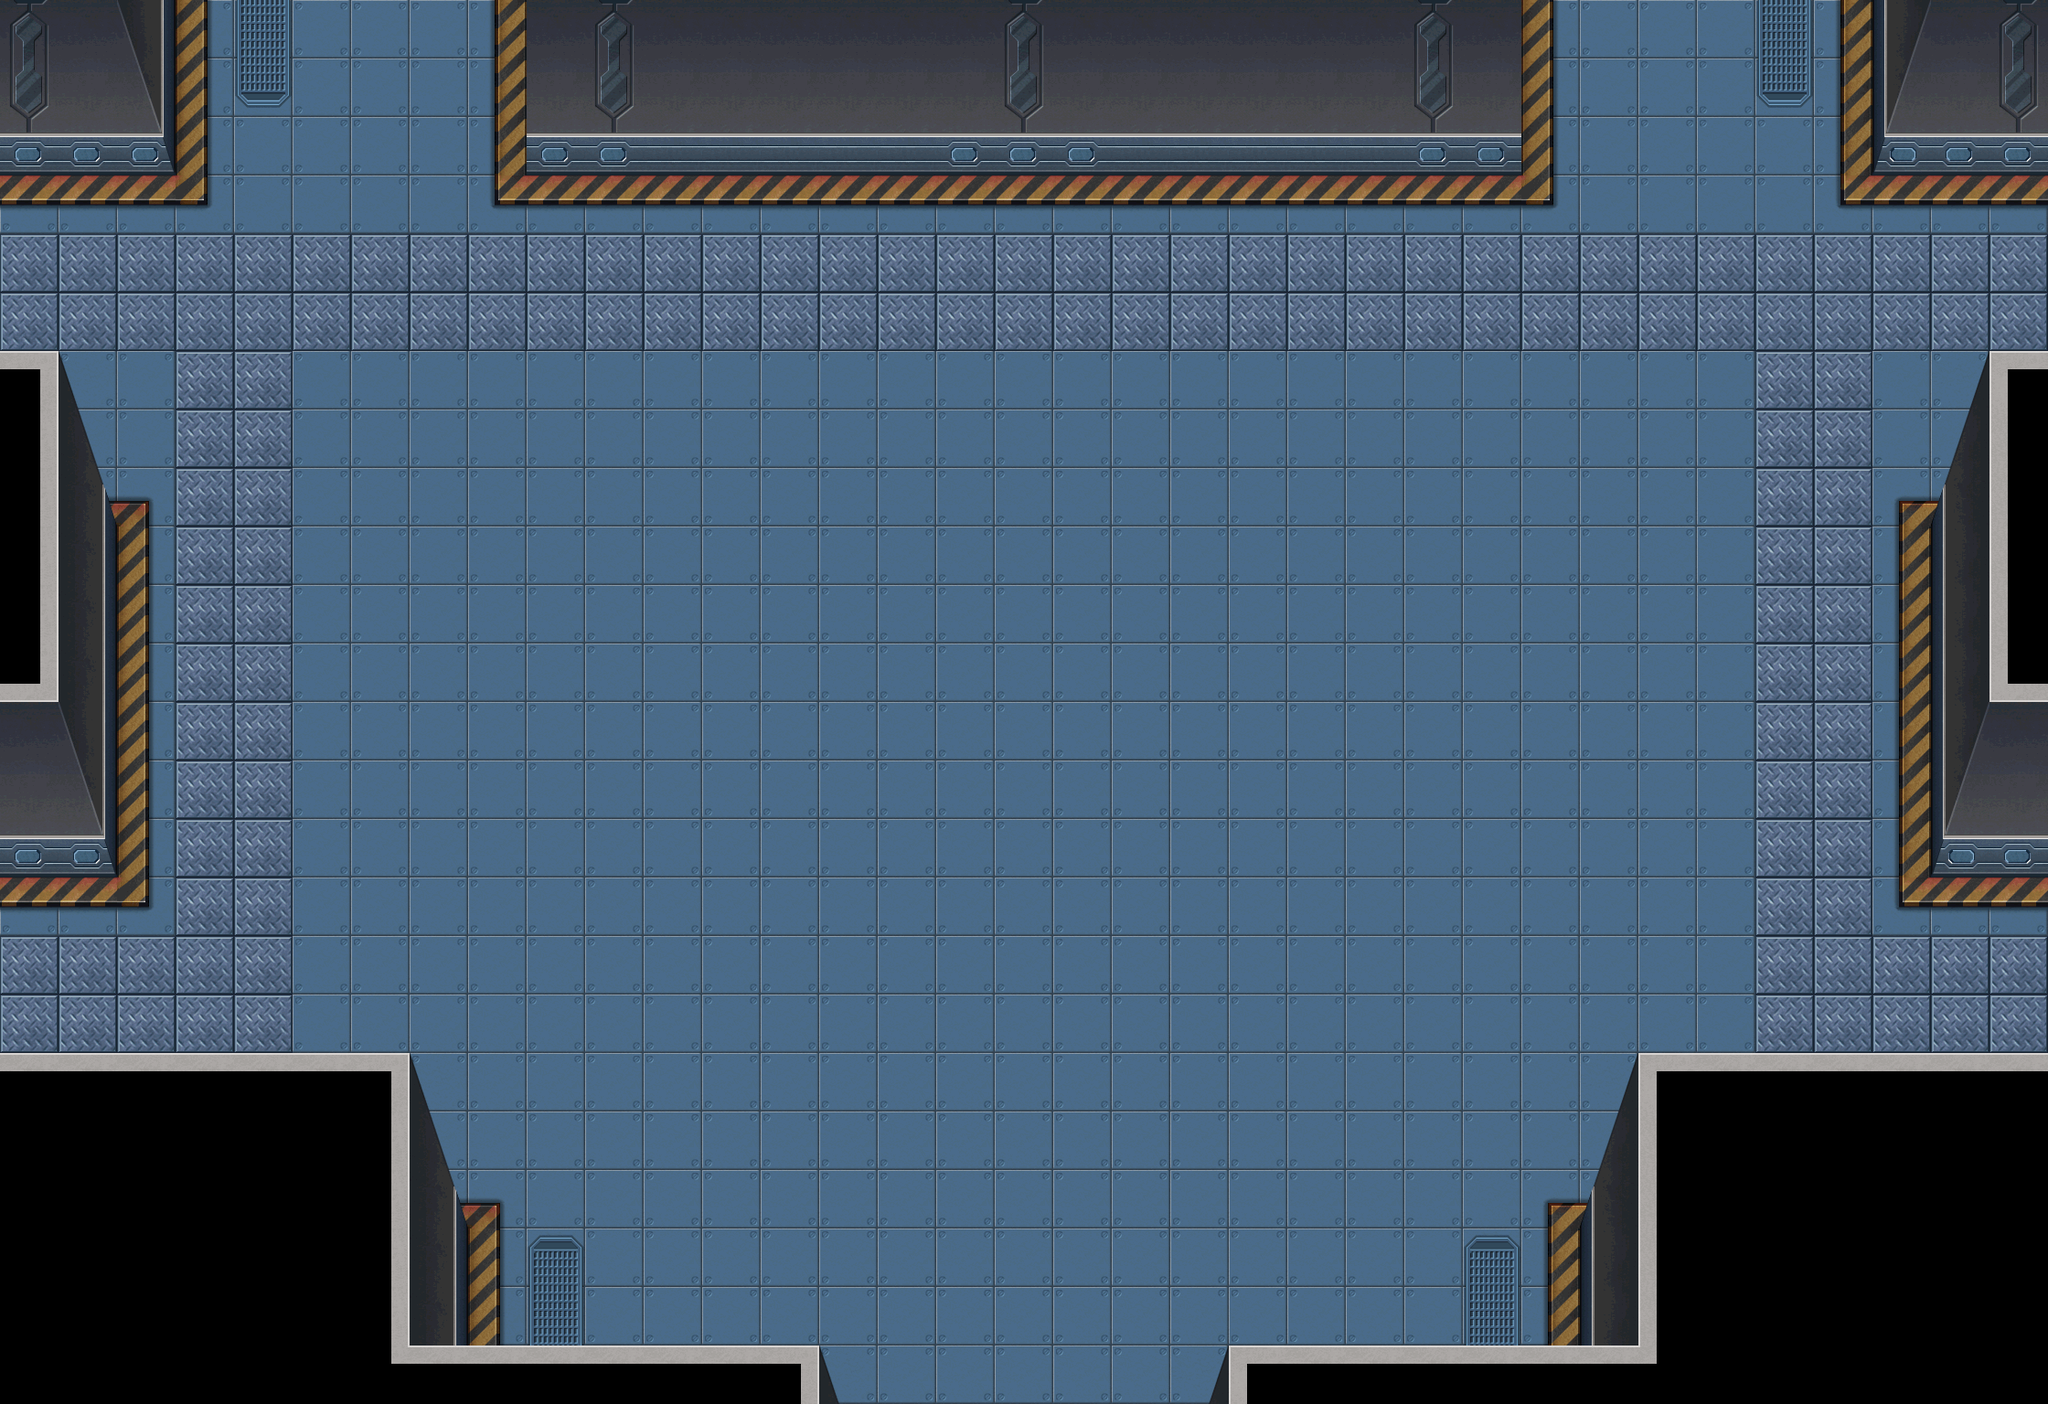

Tiled map render using the project's own tile images. Description and the map definition, with tile-layer contents summarised, below:
An orthogonal 35x24 tile map with 64x64 px tiles, 1 tile layer (background), 32 tilesets and 79 objects (16x collide, 14x collide_bullet).

<map version="1.0" orientation="orthogonal" width="35" height="24" tilewidth="64" tileheight="64">
 <tileset firstgid="1" name="jianzhu3_huatai" tilewidth="129" tileheight="173">
  <image source="jianzhu3_huatai.png" width="129" height="173" />
 </tileset>
 <tileset firstgid="2" name="jianzhu3_chuang02" tilewidth="52" tileheight="386">
  <image source="jianzhu3_chuang02.png" width="52" height="386" />
 </tileset>
 <tileset firstgid="3" name="jianzhu3_chuang01" tilewidth="52" tileheight="386">
  <image source="jianzhu3_chuang01.png" width="52" height="386" />
 </tileset>
 <tileset firstgid="4" name="jianzhu3_dianti" tilewidth="172" tileheight="196">
  <image source="jianzhu3_dianti.png" width="172" height="196" />
 </tileset>
 <tileset firstgid="5" name="jianzhu3_langan01" tilewidth="223" tileheight="105">
  <image source="jianzhu3_langan01.png" width="223" height="105" />
 </tileset>
 <tileset firstgid="6" name="jianzhu3_keng01" tilewidth="293" tileheight="131">
  <image source="jianzhu3_keng01.png" width="293" height="131" />
 </tileset>
 <tileset firstgid="7" name="jianzhu3_keng03" tilewidth="102" tileheight="39">
  <image source="jianzhu3_keng03.png" width="102" height="39" />
 </tileset>
 <tileset firstgid="8" name="jianzhu3_keng04" tilewidth="52" tileheight="20">
  <image source="jianzhu3_keng04.png" width="52" height="20" />
 </tileset>
 <tileset firstgid="9" name="jianzhu3_yizi01" tilewidth="85" tileheight="229">
  <image source="jianzhu3_yizi01.png" width="85" height="229" />
 </tileset>
 <tileset firstgid="10" name="jianzhu3_yizi02" tilewidth="85" tileheight="229">
  <image source="jianzhu3_yizi02.png" width="85" height="229" />
 </tileset>
 <tileset firstgid="11" name="jianzhu3_zhuozi01" tilewidth="518" tileheight="213">
  <image source="jianzhu3_zhuozi01.png" width="518" height="213" />
 </tileset>
 <tileset firstgid="12" name="jianzhu3_zhuozi02" tilewidth="202" tileheight="256">
  <image source="jianzhu3_zhuozi02.png" width="202" height="256" />
 </tileset>
 <tileset firstgid="13" name="jianzhu3_zhuozi03" tilewidth="202" tileheight="256">
  <image source="jianzhu3_zhuozi03.png" width="202" height="256" />
 </tileset>
 <tileset firstgid="14" name="jianzhu_xuezi01" tilewidth="242" tileheight="196">
  <image source="jianzhu_xuezi01.png" width="242" height="196" />
 </tileset>
 <tileset firstgid="15" name="jianzhu_xuezi02" tilewidth="219" tileheight="141">
  <image source="jianzhu_xuezi02.png" width="219" height="141" />
 </tileset>
 <tileset firstgid="16" name="jianzhu_xuezi03" tilewidth="192" tileheight="132">
  <image source="jianzhu_xuezi03.png" width="192" height="132" />
 </tileset>
 <tileset firstgid="17" name="jianzhu_xuezi04" tilewidth="421" tileheight="156">
  <image source="jianzhu_xuezi04.png" width="421" height="156" />
 </tileset>
 <tileset firstgid="18" name="jianzhu_xuezi05" tilewidth="180" tileheight="297">
  <image source="jianzhu_xuezi05.png" width="180" height="297" />
 </tileset>
 <tileset firstgid="19" name="jianzhu_xiangzi05" tilewidth="150" tileheight="170">
  <image source="jianzhu_xiangzi05.png" width="150" height="170" />
 </tileset>
 <tileset firstgid="20" name="jianzhu_xiangzi06" tilewidth="90" tileheight="113">
  <image source="jianzhu_xiangzi06.png" width="90" height="113" />
 </tileset>
 <tileset firstgid="21" name="jianzhu_xiangzi02" tilewidth="122" tileheight="126">
  <image source="jianzhu_xiangzi02.png" width="122" height="126" />
 </tileset>
 <tileset firstgid="22" name="jianzhu_xiangzi03" tilewidth="122" tileheight="76">
  <image source="jianzhu_xiangzi03.png" width="122" height="76" />
 </tileset>
 <tileset firstgid="23" name="jianzhu2_xiangzi0" tilewidth="192" tileheight="168">
  <image source="jianzhu2_xiangzi0.png" width="192" height="168" />
 </tileset>
 <tileset firstgid="24" name="jianzhu_xiangzi04" tilewidth="183" tileheight="126">
  <image source="jianzhu_xiangzi04.png" width="183" height="126" />
 </tileset>
 <tileset firstgid="25" name="jianzhu_xiangzi01" tilewidth="71" tileheight="80">
  <image source="jianzhu_xiangzi01.png" width="71" height="80" />
 </tileset>
 <tileset firstgid="26" name="jianzhu_xiangzi07" tilewidth="92" tileheight="112">
  <image source="jianzhu_xiangzi07.png" width="92" height="112" />
 </tileset>
 <tileset firstgid="27" name="jianzhu_qiang01" tilewidth="92" tileheight="54">
  <image source="jianzhu_qiang01.png" width="92" height="54" />
 </tileset>
 <tileset firstgid="28" name="bg05" tilewidth="64" tileheight="64">
  <image source="bg05.png" width="512" height="512" />
 </tileset>
 <tileset firstgid="92" name="jianzhu5_chuangzi" tilewidth="374" tileheight="143">
  <image source="jianzhu5_chuangzi.png" width="374" height="143" />
 </tileset>
 <tileset firstgid="93" name="jianzhu5_syt" tilewidth="584" tileheight="179">
  <image source="jianzhu5_syt.png" width="584" height="179" />
 </tileset>
 <tileset firstgid="94" name="jianzhu3_keng02" tilewidth="152" tileheight="79">
  <image source="jianzhu3_keng02.png" width="152" height="79" />
 </tileset>
 <tileset firstgid="95" name="jianzhu_xuezi05" tilewidth="180" tileheight="297">
  <image source="jianzhu_xuezi05.png" width="180" height="297" />
 </tileset>
 <layer name="background" width="35" height="24">
  <data>[840 cells, 840 non-empty, 43 distinct tile ids]</data>
 </layer>
 <objectgroup name="rightboli" width="35" height="24">
  <properties>
   <property name="filename" value="jianzhu3_chuang02.png" />
   <property name="groundlayer" value="1" />
  </properties>
  <object gid="2" x="2125" y="833">
   <properties>
    <property name="groundZ" value="2" />
   </properties>
  </object>
 </objectgroup>
 <objectgroup name="window" width="35" height="24">
  <properties>
   <property name="filename" value="jianzhu5_chuangzi.png" />
   <property name="groundlayer" value="1" />
  </properties>
  <object gid="92" x="704" y="138">
   <properties>
    <property name="groundZ" value="1" />
   </properties>
  </object>
  <object gid="92" x="1161" y="139">
   <properties>
    <property name="groundZ" value="1" />
   </properties>
  </object>
 </objectgroup>
 <objectgroup name="deskbig" width="35" height="24">
  <properties>
   <property name="buildlayer" value="1" />
   <property name="filename" value="jianzhu3_zhuozi01.png" />
  </properties>
  <object gid="11" x="2357" y="411" />
 </objectgroup>
 <objectgroup name="zhuozi" width="35" height="24">
  <properties>
   <property name="buildlayer" value="1" />
   <property name="filename" value="jianzhu5_syt.png" />
  </properties>
  <object gid="93" x="1276" y="583" />
  <object gid="93" x="444" y="579" />
 </objectgroup>
 <objectgroup name="flower" width="35" height="24">
  <properties>
   <property name="filename" value="jianzhu3_huatai.png" />
   <property name="groundlayer" value="1" />
  </properties>
  <object gid="1" x="2447" y="673">
   <properties>
    <property name="groundZ" value="1" />
   </properties>
  </object>
  <object gid="1" x="2447" y="817">
   <properties>
    <property name="groundZ" value="2" />
   </properties>
  </object>
  <object gid="1" x="2447" y="1104">
   <properties>
    <property name="groundZ" value="4" />
   </properties>
  </object>
  <object gid="1" x="2447" y="961">
   <properties>
    <property name="groundZ" value="3" />
   </properties>
  </object>
 </objectgroup>
 <objectgroup name="rightdoor" width="35" height="24">
  <properties>
   <property name="filename" value="jianzhu3_men02.png" />
   <property name="groundlayer" value="1" />
  </properties>
 </objectgroup>
 <objectgroup name="rightdooropen" width="35" height="24">
  <properties>
   <property name="filename" value="jianzhu3_men04.png" />
   <property name="groundlayer" value="1" />
  </properties>
 </objectgroup>
 <objectgroup name="leftdoor" width="35" height="24">
  <properties>
   <property name="filename" value="jianzhu3_men01.png" />
   <property name="groundlayer" value="1" />
  </properties>
 </objectgroup>
 <objectgroup name="leftdooropen" width="35" height="24">
  <properties>
   <property name="filename" value="jianzhu3_men03.png" />
   <property name="groundlayer" value="1" />
  </properties>
 </objectgroup>
 <objectgroup name="leftboli" width="35" height="24">
  <properties>
   <property name="filename" value="jianzhu3_chuang01.png" />
   <property name="groundlayer" value="1" />
  </properties>
  <object gid="3" x="63" y="842">
   <properties>
    <property name="groundZ" value="2" />
   </properties>
  </object>
 </objectgroup>
 <objectgroup name="door" width="35" height="24">
  <properties>
   <property name="filename" value="jianzhu3_dianti.png" />
   <property name="groundlayer" value="1" />
  </properties>
  <object gid="4" x="2360" y="1303">
   <properties>
    <property name="groundZ" value="1" />
   </properties>
  </object>
 </objectgroup>
 <objectgroup name="keng1" width="35" height="24">
  <properties>
   <property name="filename" value="jianzhu3_keng01.png" />
   <property name="groundlayer" value="1" />
  </properties>
  <object gid="6" x="1230" y="1395" />
  <object gid="6" x="719" y="821" />
 </objectgroup>
 <objectgroup name="keng2" width="35" height="24">
  <properties>
   <property name="filename" value="jianzhu3_keng02.png" />
   <property name="groundlayer" value="1" />
  </properties>
  <object gid="94" x="409" y="1050" />
  <object gid="94" x="1625" y="792" />
  <object gid="94" x="355" y="48" />
 </objectgroup>
 <objectgroup name="keng3" width="35" height="24">
  <properties>
   <property name="filename" value="jianzhu3_keng03.png" />
   <property name="groundlayer" value="1" />
  </properties>
  <object gid="7" x="1711" y="1003" />
  <object gid="7" x="774" y="1334" />
 </objectgroup>
 <objectgroup name="keng4" width="35" height="24">
  <properties>
   <property name="filename" value="jianzhu3_keng04.png" />
   <property name="groundlayer" value="1" />
  </properties>
  <object gid="8" x="1837" y="242" />
 </objectgroup>
 <objectgroup name="chairleft" width="35" height="24">
  <properties>
   <property name="filename" value="jianzhu3_yizi01.png" />
   <property name="groundlayer" value="1" />
  </properties>
  <object gid="9" x="2622" y="1323">
   <properties>
    <property name="groundZ" value="5" />
   </properties>
  </object>
 </objectgroup>
 <objectgroup name="chairright" width="35" height="24">
  <properties>
   <property name="filename" value="jianzhu3_yizi02.png" />
   <property name="groundlayer" value="1" />
  </properties>
  <object gid="10" x="2680" y="1039">
   <properties>
    <property name="groundZ" value="5" />
   </properties>
  </object>
 </objectgroup>
 <objectgroup name="warning" width="35" height="24">
  <properties>
   <property name="filename" value="jianzhu3_langan01.png" />
   <property name="groundlayer" value="1" />
  </properties>
  <object gid="5" x="2101" y="246">
   <properties>
    <property name="groundZ" value="1" />
   </properties>
  </object>
  <object gid="5" x="1837" y="93">
   <properties>
    <property name="groundZ" value="1" />
   </properties>
  </object>
  <object gid="5" x="-142" y="995">
   <properties>
    <property name="groundZ" value="2" />
   </properties>
  </object>
 </objectgroup>
 <objectgroup name="deskleft" width="35" height="24">
  <properties>
   <property name="filename" value="jianzhu3_zhuozi02.png" />
   <property name="groundlayer" value="1" />
  </properties>
  <object gid="12" x="2391" y="1670" />
 </objectgroup>
 <objectgroup name="deskright" width="35" height="24">
  <properties>
   <property name="filename" value="jianzhu3_zhuozi03.png" />
   <property name="groundlayer" value="1" />
  </properties>
  <object gid="13" x="2622" y="1653" />
 </objectgroup>
 <objectgroup name="blood1" width="35" height="24">
  <properties>
   <property name="filename" value="jianzhu_xuezi01.png" />
   <property name="groundlayer" value="1" />
  </properties>
  <object gid="14" x="1146" y="790" />
  <object gid="14" x="944" y="1457" />
  <object gid="14" x="403" y="844" />
 </objectgroup>
 <objectgroup name="blood2" width="35" height="24">
  <properties>
   <property name="filename" value="jianzhu_xuezi02.png" />
   <property name="groundlayer" value="1" />
  </properties>
  <object gid="15" x="1521" y="1194">
   <properties>
    <property name="groundZ" value="1" />
   </properties>
  </object>
 </objectgroup>
 <objectgroup name="blood3" width="35" height="24">
  <properties>
   <property name="filename" value="jianzhu_xuezi03.png" />
   <property name="groundlayer" value="1" />
  </properties>
  <object gid="16" x="1028" y="468">
   <properties>
    <property name="groundZ" value="2" />
   </properties>
  </object>
  <object gid="16" x="95" y="486">
   <properties>
    <property name="groundZ" value="1" />
   </properties>
  </object>
  <object gid="16" x="324" y="199">
   <properties>
    <property name="groundZ" value="1" />
   </properties>
  </object>
  <object gid="16" x="1806" y="915">
   <properties>
    <property name="groundZ" value="1" />
   </properties>
  </object>
  <object gid="16" x="630" y="1191">
   <properties>
    <property name="groundZ" value="1" />
   </properties>
  </object>
 </objectgroup>
 <objectgroup name="blood4" width="35" height="24">
  <properties>
   <property name="filename" value="jianzhu_xuezi04.png" />
   <property name="groundlayer" value="1" />
  </properties>
  <object gid="17" x="1917" y="390" />
  <object gid="17" x="-158" y="1155" />
 </objectgroup>
 <objectgroup name="blood5" width="35" height="24">
  <properties>
   <property name="filename" value="jianzhu_xuezi05.png" />
   <property name="groundlayer" value="1" />
  </properties>
  <object gid="95" x="1684" y="220" />
 </objectgroup>
 <objectgroup name="blackboxb" width="35" height="24">
  <properties>
   <property name="filename" value="jianzhu_xiangzi05.png" />
   <property name="groundlayer" value="1" />
  </properties>
  <object gid="19" x="1859" y="185">
   <properties>
    <property name="groundZ" value="2" />
   </properties>
  </object>
 </objectgroup>
 <objectgroup name="blackboxs" width="35" height="24">
  <properties>
   <property name="filename" value="jianzhu_xiangzi06.png" />
   <property name="groundlayer" value="1" />
  </properties>
  <object gid="20" x="96" y="260">
   <properties>
    <property name="groundZ" value="1" />
   </properties>
  </object>
 </objectgroup>
 <objectgroup name="greenboxb" width="35" height="24">
  <properties>
   <property name="filename" value="jianzhu_xiangzi02.png" />
   <property name="groundlayer" value="1" />
  </properties>
  <object gid="21" x="-33" y="262">
   <properties>
    <property name="groundZ" value="3" />
   </properties>
  </object>
  <object gid="21" x="1980" y="239">
   <properties>
    <property name="groundZ" value="3" />
   </properties>
  </object>
 </objectgroup>
 <objectgroup name="greenboxs" width="35" height="24">
  <properties>
   <property name="filename" value="jianzhu_xiangzi03.png" />
   <property name="groundlayer" value="1" />
  </properties>
  <object gid="22" x="2292" y="1025">
   <properties>
    <property name="groundZ" value="3" />
   </properties>
  </object>
 </objectgroup>
 <objectgroup name="greenbox2" width="35" height="24">
  <properties>
   <property name="filename" value="jianzhu2_xiangzi0.png" />
   <property name="groundlayer" value="1" />
  </properties>
  <object gid="23" x="1947" y="1790" />
 </objectgroup>
 <objectgroup name="mutouboxb" width="35" height="24">
  <properties>
   <property name="filename" value="jianzhu_xiangzi04.png" />
   <property name="groundlayer" value="1" />
  </properties>
  <object gid="24" x="1673" y="1681">
   <properties>
    <property name="groundZ" value="3" />
   </properties>
  </object>
 </objectgroup>
 <objectgroup name="mutouboxs" width="35" height="24">
  <properties>
   <property name="filename" value="jianzhu_xiangzi01.png" />
   <property name="groundlayer" value="1" />
  </properties>
  <object gid="25" x="1543" y="1664">
   <properties>
    <property name="groundZ" value="2" />
   </properties>
  </object>
 </objectgroup>
 <objectgroup name="qiangxieM16" width="35" height="24">
  <properties>
   <property name="filename" value="jianzhu_xiangzi07.png" />
   <property name="groundlayer" value="1" />
  </properties>
  <object gid="26" x="1883" y="135">
   <properties>
    <property name="groundZ" value="10" />
   </properties>
  </object>
 </objectgroup>
 <objectgroup name="qiangxieSVD" width="35" height="24">
  <properties>
   <property name="filename" value="jianzhu_qiang01.png" />
   <property name="groundlayer" value="1" />
  </properties>
  <object gid="27" x="94" y="211">
   <properties>
    <property name="groundZ" value="10" />
   </properties>
  </object>
 </objectgroup>
 <objectgroup name="collide_people" width="35" height="24">
  <object type="collide" x="-73" y="392" width="204" height="584" />
  <object type="collide" x="-29" y="-173" width="220" height="428" />
  <object type="collide" x="571" y="-117" width="1099" height="315" />
  <object type="collide" x="1847" y="-57" width="228" height="231" />
  <object type="collide" x="1978" y="23" width="288" height="217" />
  <object type="collide" x="2107" y="395" width="297" height="569" />
  <object type="collide" x="442" y="434" width="585" height="150" />
  <object type="collide" x="1274" y="430" width="585" height="150" />
  <object type="collide" x="1724" y="1161" width="569" height="386" />
  <object type="collide" x="1308" y="1483" width="643" height="134" />
  <object type="collide" x="285" y="1483" width="643" height="134" />
  <object type="collide" x="-29" y="1167" width="545" height="366" />
  <object type="collide" x="-112" y="215" width="104" height="1170" />
  <object type="collide" x="806" y="1548" width="643" height="134" />
  <object type="collide" x="2248" y="191" width="398" height="1182" />
  <object type="collide" x="121" y="-146" width="1864" height="134" />
 </objectgroup>
 <objectgroup name="collide_bullet" width="35" height="24">
  <object type="collide_bullet" x="-187" y="-113" width="363" height="317" />
  <object type="collide_bullet" x="575" y="-96" width="1090" height="238" />
  <object type="collide_bullet" x="1862" y="-126" width="356" height="236" />
  <object type="collide_bullet" x="1984" y="-50" width="356" height="236" />
  <object type="collide_bullet" x="2176" y="382" width="126" height="434" />
  <object type="collide_bullet" x="2136" y="498" width="138" height="382" />
  <object type="collide_bullet" x="-75" y="385" width="138" height="382" />
  <object type="collide_bullet" x="-41" y="497" width="143" height="399" />
  <object type="collide_bullet" x="-17" y="1153" width="465" height="351" />
  <object type="collide_bullet" x="340" y="1264" width="144" height="244" />
  <object type="collide_bullet" x="467" y="1472" width="431" height="101" />
  <object type="collide_bullet" x="1342" y="1473" width="541" height="94" />
  <object type="collide_bullet" x="1791" y="1152" width="445" height="375" />
  <object type="collide_bullet" x="1752" y="1273" width="138" height="382" />
 </objectgroup>
</map>
